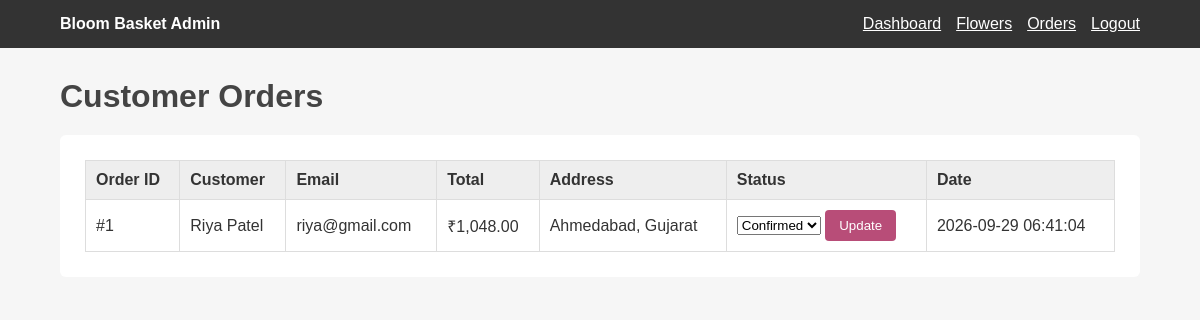
/admin/manage_orders.php (signed in), run on the app's committed database.
### tables this page shows
CREATE TABLE orders (
    id INT AUTO_INCREMENT PRIMARY KEY,
    user_id INT NOT NULL,
    total_amount DECIMAL(10,2) NOT NULL,
    address TEXT NOT NULL,
    status ENUM('Pending','Confirmed','Delivered','Cancelled') DEFAULT 'Pending',
    order_date TIMESTAMP DEFAULT CURRENT_TIMESTAMP,
    FOREIGN KEY (user_id) REFERENCES users(id) ON DELETE CASCADE
);

CREATE TABLE users (
    id INT AUTO_INCREMENT PRIMARY KEY,
    name VARCHAR(100) NOT NULL,
    email VARCHAR(100) NOT NULL UNIQUE,
    password VARCHAR(255) NOT NULL,
    role ENUM('customer','admin') DEFAULT 'customer',
    created_at TIMESTAMP DEFAULT CURRENT_TIMESTAMP
);

### admin/manage_orders.php (the view, shortened to what this page needs)
<?php
include "../config/db.php";
$query = "SELECT orders.*, users.name, users.email FROM orders JOIN users ON orders.user_id = users.id ORDER BY orders.id DESC";
$result = mysqli_query($conn, $query);
?>
<!DOCTYPE html>
<html>
<head><title>Manage Orders</title><link rel="stylesheet" href="../css/admin.css"></head>
<body>
<nav class="admin-nav"><strong>Bloom Basket Admin</strong><div><a href="admin_dashboard.php">Dashboard</a><a href="manage_flowers.php">Flowers</a><a href="manage_orders.php">Orders</a><a href="../logout.php">Logout</a></div></nav>
<div class="admin-container">
    <h1 class="admin-title">Customer Orders</h1>
    <div class="admin-box" style="overflow-x:auto;">
        <table>
            <tr><th>Order ID</th><th>Customer</th><th>Email</th><th>Total</th><th>Address</th><th>Status</th><th>Date</th></tr>
            <?php while ($order = mysqli_fetch_assoc($result)): ?>
                <tr>
                    <td>#<?php echo $order["id"]; ?></td>
                    <td><?php echo htmlspecialchars($order["name"]); ?></td>
                    <td><?php echo htmlspecialchars($order["email"]); ?></td>
                    <td>₹<?php echo number_format($order["total_amount"],2); ?></td>
                    <td><?php echo htmlspecialchars($order["address"]); ?></td>
                    <td>
                        <form method="post">
                            <select name="status">
                                <?php foreach (["Pending","Confirmed","Delivered","Cancelled"] as $status): ?>
                                    <option value="<?php echo $status; ?>" <?php if ($order["status"] == $status) echo "selected"; ?>><?php echo $status; ?></option>
                                <?php endforeach; ?>
                            </select>
                            <button class="btn" type="submit">Update</button>
                        </form>
                    </td>
                    <td><?php echo htmlspecialchars($order["order_date"]); ?></td>
                </tr>
            <?php endwhile; ?>
        </table>
    </div>
</div>
</body>
</html>

### css/admin.css (style rules this page uses)
* { box-sizing: border-box; margin: 0; padding: 0; }
body { font-family: Arial, sans-serif; background: #f6f6f6; color: #333; }
.admin-nav { background: #333; color: white; padding: 15px 5%; display: flex; justify-content: space-between; align-items: center; }
.admin-nav a { color: white; margin-left: 15px; }
.admin-container { width: 90%; max-width: 1200px; margin: 30px auto; }
.admin-title { margin-bottom: 20px; color: #444; }
.admin-box { background: white; padding: 25px; border-radius: 6px; margin-bottom: 25px; }
.btn { display: inline-block; padding: 8px 14px; border: none; border-radius: 4px; background: #b84d78; color: white; cursor: pointer; }
table { width: 100%; border-collapse: collapse; }
th, td { border: 1px solid #ddd; padding: 10px; text-align: left; }
th { background: #eee; }

### data on the page
orders: id "1", user.name "Riya Patel", user.email "riya@gmail.com", total_amount "1,048.00", address "Ahmedabad, Gujarat", status "Confirmed", order_date "2026-09-29 06:41:04"
